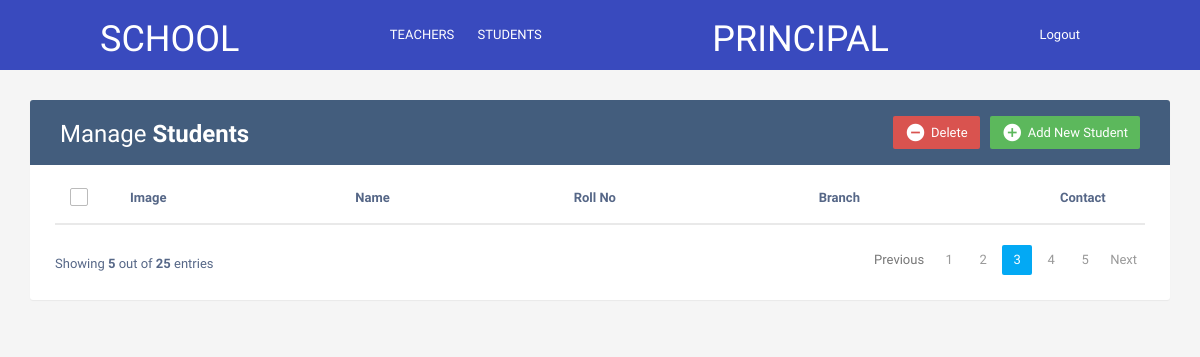
The app's page /students/, older data.
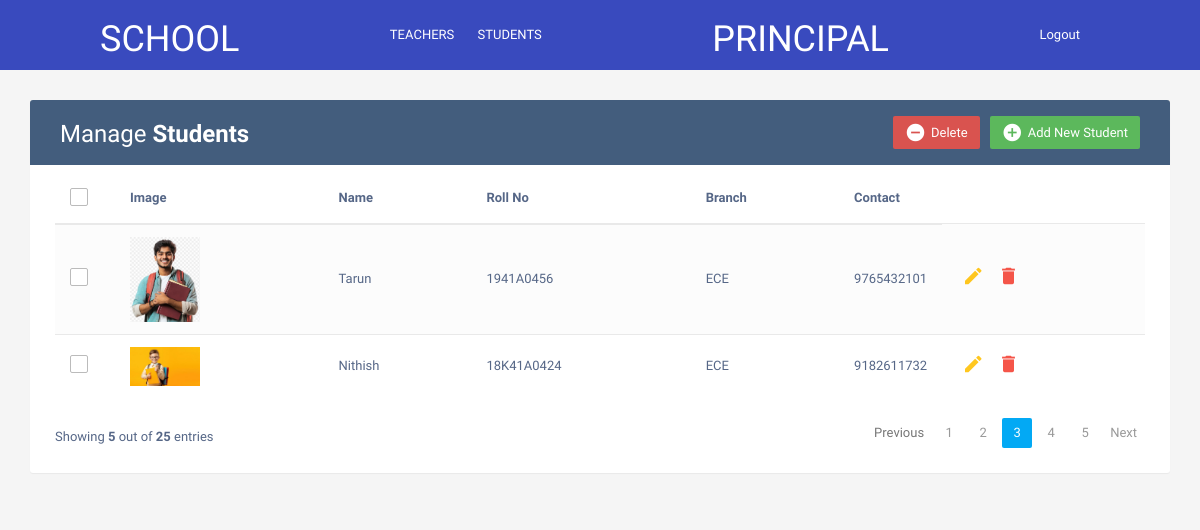
The same page, newer data.
### students/models.py (models this page shows, shortened)
class Students(models.Model):
    student_name = models.CharField(max_length=50)
    roll_no = models.CharField(max_length=10, unique=True)
    student_branch = models.CharField(max_length=50)
    student_contact = models.CharField(max_length=10)
    student_image = models.ImageField(upload_to='students/', null=True, blank=True)
    class Meta:
        verbose_name = "Student"

### students/views.py (the view, shortened to what this page needs)
# urls.py: path('', views.Student_get.as_view(),name='get_student'),
class Student_get(APIView):
    def get(self,request):
        students = Students.objects.all()
        return render(request, "students.html",{"students": students})

### templates/students.html (shortened to what this page needs)
{% load static %}
<!DOCTYPE html>
<html lang="en">
<head>
<link rel="stylesheet" href="https://maxcdn.bootstrapcdn.com/font-awesome/4.7.0/css/font-awesome.min.css">
<link rel="stylesheet" href="https://maxcdn.bootstrapcdn.com/bootstrap/3.3.7/css/bootstrap.min.css">
<link rel="stylesheet" href="{% static 'css/style.css' %}">
  <body>
    {% include 'header.html' %}
    <div class="container">
        <div class="table-wrapper">
            <div class="table-title">
                <div class="row">
                    <div class="col-sm-6">
						<h2>Manage <b>Students</b></h2>
					</div>
					<div class="col-sm-6">
						<a href="#addEmployeeModal-{{forloop.counter}}" class="btn btn-success" data-toggle="modal"><i class="material-icons">&#xE147;</i> <span>Add New Student</span></a>
						<a href="#deleteEmployeeModal-{{forloop.counter}}" class="btn btn-danger" data-toggle="modal"><i class="material-icons">&#xE15C;</i> <span>Delete</span></a>
					</div>
                </div>
            </div>
            <table class="table table-striped table-hover">
                <thead>
                    <tr>
						<th>
							<span class="custom-checkbox">
								<label for="selectAll"></label>
							</span>
						</th>
						<th>Image</th>
                        <th>Name</th>
                        <th>Roll No</th>
						<th>Branch</th>
                        <th>Contact</th>
                    </tr>
                </thead>
                <tbody>
					{% for i in students %}
                    <tr>
						<td>
							<span class="custom-checkbox">
								<label for="checkbox1"></label>
							</span>
						</td>
						<td>
							{% if i.student_image %}
							<img src="{{i.student_image.url}}" alt="students image" width="70">
							{% endif %}
						</td>
                        <td>{{i.student_name}}</td>
                        <td>{{i.roll_no}}</td>
						<td>{{i.student_branch}}</td>
                        <td>{{i.student_contact}}</td>
                        <td>
                            <a href="#editEmployeeModal-{{forloop.counter}}" class="edit" data-toggle="modal"><i class="material-icons" data-toggle="tooltip" title="Edit">&#xE254;</i></a>
                            <a href="#deleteEmployeeModal-{{forloop.counter}}" class="delete" data-toggle="modal"><i class="material-icons" data-toggle="tooltip" title="Delete">&#xE872;</i></a>
                        </td>
                    </tr>
					{% endfor %}
                </tbody>
            </table>
			<div class="clearfix">
                <div class="hint-text">Showing <b>5</b> out of <b>25</b> entries</div>
                <ul class="pagination">
                    <li class="page-item disabled"><a href="#">Previous</a></li>
                    <li class="page-item"><a href="#" class="page-link">1</a></li>
                    <li class="page-item"><a href="#" class="page-link">2</a></li>
                    <li class="page-item active"><a href="#" class="page-link">3</a></li>
                    <li class="page-item"><a href="#" class="page-link">4</a></li>
                    <li class="page-item"><a href="#" class="page-link">5</a></li>
                    <li class="page-item"><a href="#" class="page-link">Next</a></li>
                </ul>
            </div>
        </div>
    </div>
</body>
</html>

### templates/header.html (shortened to what this page needs)
{% load static %}
<!DOCTYPE html>
<html lang="en">
<head>
    <link rel="stylesheet" href="{% static 'css/style.css' %}">
</head>
<body>
    <div class="navsection">
        <div class="title">
            <h1>SCHOOL</h1>
        </div>
        <div class="menu">
            <a href="{% url 'all-teachers' %}">TEACHERS</a>
            <a href="{% url 'get_student' %}">STUDENTS</a>
        </div>
        <div class="user">
            <h1>PRINCIPAL</h1>
        </div>
        <div class="menu">
            <a href="{% url 'boading' %}">Logout</a>
        </div>
    </div>
</body>
</html>

### static/css/style.css (style rules this page uses)
body { color: #566787; background: #f5f5f5; font-family: 'Varela Round', sans-serif; font-size: 13px; }
.table-wrapper { background: #fff; padding: 20px 25px; margin: 30px 0; border-radius: 3px; box-shadow: 0 1px 1px rgba(0,0,0,.05); }
.table-title { padding-bottom: 15px; background: #435d7d; color: #fff; padding: 16px 30px; margin: -20px -25px 10px; border-radius: 3px 3px 0 0; }
.table-title h2 { margin: 5px 0 0; font-size: 24px; }
.table-title .btn { color: #fff; float: right; font-size: 13px; border: none; min-width: 50px; border-radius: 2px; border: none; outline: none !important; margin-left: 10px; }
.table-title .btn i { float: left; font-size: 21px; margin-right: 5px; }
.table-title .btn span { float: left; margin-top: 2px; }
table.table tr th, table.table tr td { border-color: #e9e9e9; padding: 12px 15px; vertical-align: middle; }
table.table tr th:first-child { width: 60px; }
table.table tr th:last-child { width: 100px; }
table.table-striped tbody tr:nth-of-type(odd) { background-color: #fcfcfc; }
table.table td:last-child i { opacity: 0.9; font-size: 22px; margin: 0 5px; }
table.table td a { font-weight: bold; color: #566787; display: inline-block; text-decoration: none; outline: none !important; }
table.table td a.edit { color: #FFC107; }
table.table td a.delete { color: #F44336; }
table.table td i { font-size: 19px; }
.pagination { float: right; margin: 0 0 5px; }
.pagination li a { border: none; font-size: 13px; min-width: 30px; min-height: 30px; color: #999; margin: 0 2px; line-height: 30px; border-radius: 2px !important; text-align: center; padding: 0 6px; }
.pagination li.active a, .pagination li.active a.page-link { background: #03A9F4; }
.hint-text { float: left; margin-top: 10px; font-size: 13px; }
.custom-checkbox { position: relative; }
.custom-checkbox label:before { width: 18px; height: 18px; }
.custom-checkbox label:before { content: ''; margin-right: 10px; display: inline-block; vertical-align: text-top; background: white; border: 1px solid #bbb; border-radius: 2px; box-sizing: border-box; z-index: 2; }
.navsection { background-color: #394abe; color: #fff; display: flex; justify-content: space-between; align-items: center; padding: 0 100px; }
.menu a { color: white; margin-right: 20px; }

Row changes from the older to the newer data that the page shows:
added Students: student_image (picture), student_name "Tarun", roll_no "1941A0456", student_branch "ECE", student_contact "9765432101"
added Students: student_image (picture), student_name "Nithish", roll_no "18K41A0424", student_branch "ECE", student_contact "9182611732"
